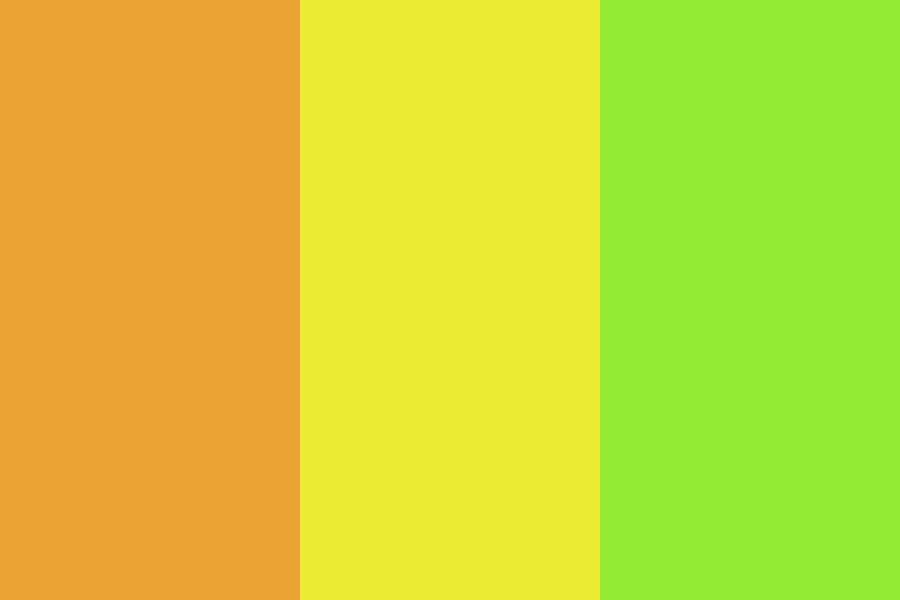
Frame 1 (no input)
Frame 60 (no input): identical to frame 1, image omitted
Frame 120 (the mouse pressed at the canvas centre since frame 60): identical to frame 1, image omitted

The p5.js sketch that drew this single still picture (run headless with seeded random() and noise() and a simulated clock; from frame 60 on, the mouse is pressed at the canvas centre):

// p5.js sketch
// ── sketch.js
function setup() {
  // put setup code here
  createCanvas(900,600);
  angleMode(DEGREES);
  noStroke();
}

var colors = ["#eba434","#ebeb34","#93eb34"];
console.log(colors.length);
console.log(colors[0]);

function draw() {
  // put drawing code here
  background(255);
  for (i=0;i<colors.length;i++) {
    var fillColor = color(colors[i]);
    // console.log(fillColor);
    fill(fillColor);
    rect(300*i,0,300,height);
  }
}
